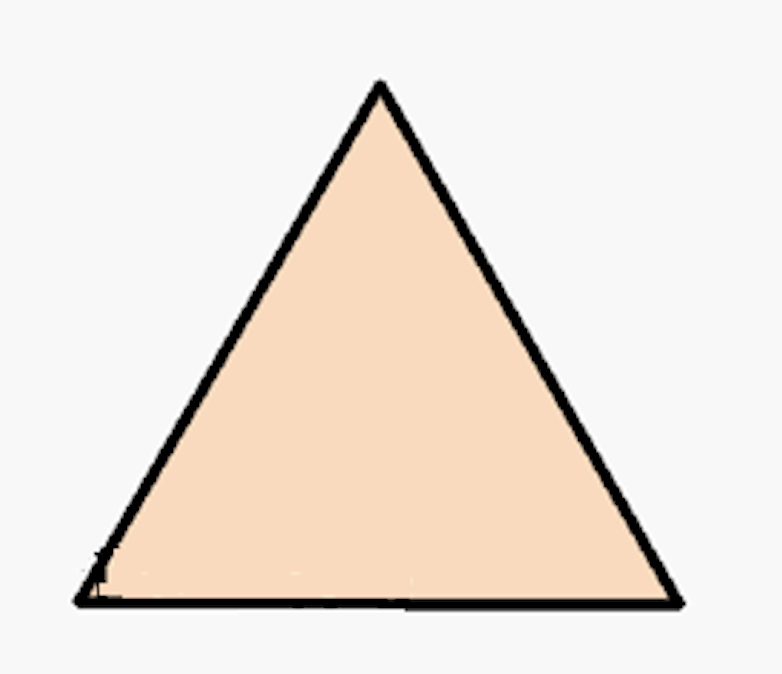
#> input picture approxPoly/triangle.png, 782 x 674 px, found by its file name
$ python 03-detect_shapes.py
#> lines starting #> are read from the running program, lines starting #| are printed output that depends on the picture; after the words box and inside, x2 and y2 are one past the last pixel; in counts of white or black regions, pixels touching at a corner belong together
# Examples of OpenCV ApproxPolyDP
# https://www.educba.com/opencv-approxpolydp/

import cv2

#reading the image whose shape is to be detected using imread() function
imageread = cv2.imread(
    '/Users/wubil/MyGit/opencv-py/approxPolyDP/triangle.png')
#> imageread is the input picture: shape (674, 782, 3); mean B, G, R 222.4, 230.2, 238.7
#converting the input image to grayscale image using cvtColor() function
imagegray = cv2.cvtColor(imageread, cv2.COLOR_BGR2GRAY)
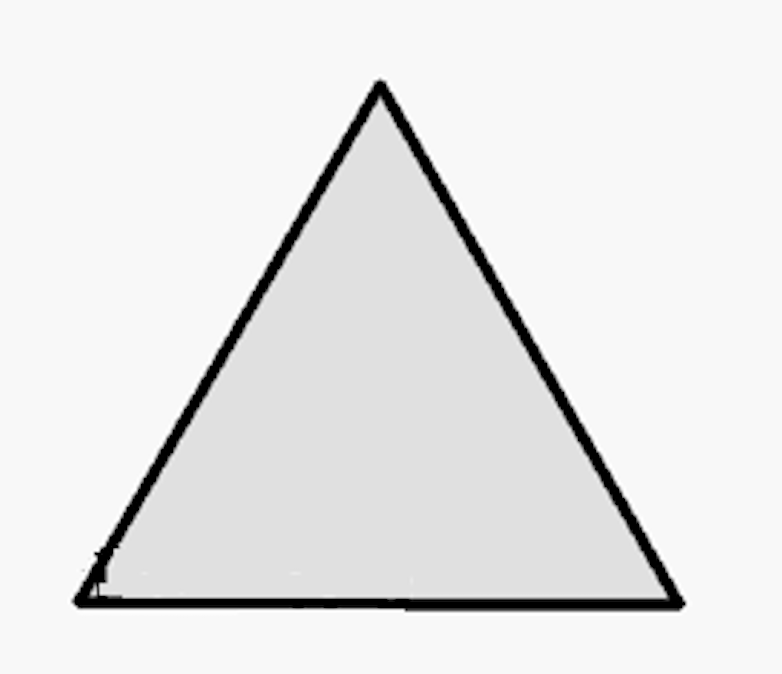
#> imagegray: shape (674, 782); min 0, max 255, mean 231.8
#using threshold() function to convert the grayscale image to binary image
_, imagethreshold = cv2.threshold(imagegray, 245, 255, cv2.THRESH_BINARY_INV)
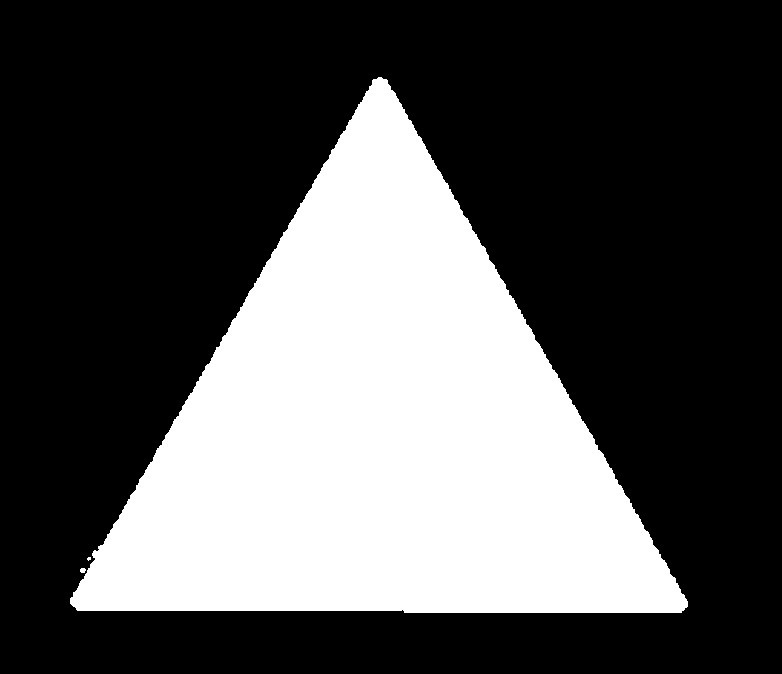
#> imagethreshold: shape (674, 782); 32.5% white; 3 white regions (1 under 20 px)
#finding the contours in the given image using findContours() function
imagecontours, _ = cv2.findContours(imagethreshold, cv2.RETR_TREE,
                                    cv2.CHAIN_APPROX_SIMPLE)
#> imagecontours = 3 contours, 2 with area under 20; largest, box (x1, y1, x2, y2) and area: (70, 77, 688, 613) 170325

#for each of the contours detected, the shape of the contours is approximated using approxPolyDP() function and the contours are drawn in the image using drawContours() function
for count in imagecontours:
    epsilon = 0.01 * cv2.arcLength(count, True)
    approximations = cv2.approxPolyDP(count, epsilon, True)
    cv2.drawContours(imageread, [approximations], 0, [255, 0, 0], 3)
#> this loop made 3 passes
#> epsilon on passes 1 to 2: 0.157, 0.102
#> (epsilon, approximations) on pass 3: (19.94, [[373, 79], [70, 603], [681, 612]])
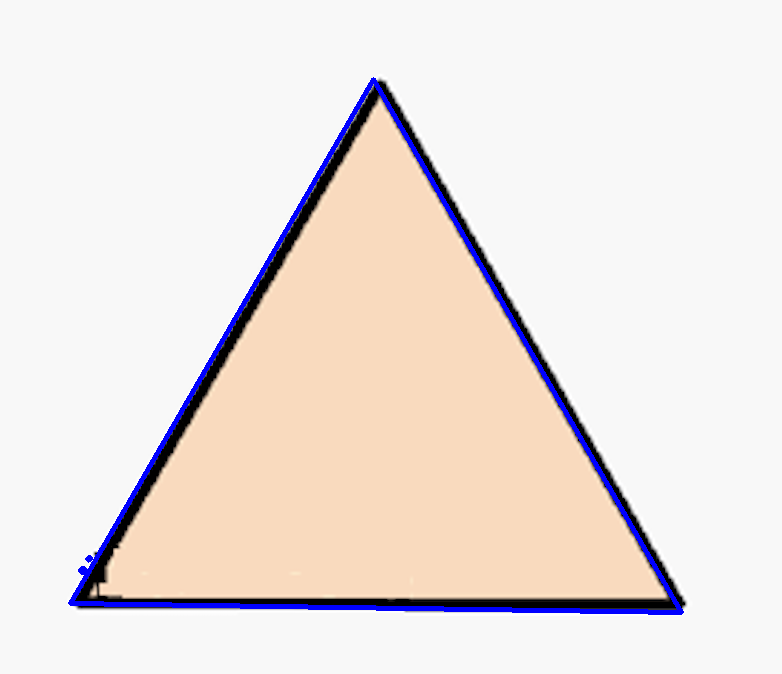
#> imageread: shape (674, 782, 3); 1.72% of pixels changed, all inside (x1, y1, x2, y2) = (68, 77, 684, 615)

#the name of the detected shapes are written on the image
i, j = approximations[0][0]
#> i = 373; j = 79
if len(approximations) == 3:
    cv2.putText(imageread, "Triangle", (i, j), cv2.FONT_HERSHEY_COMPLEX, 1, 0,
                2)
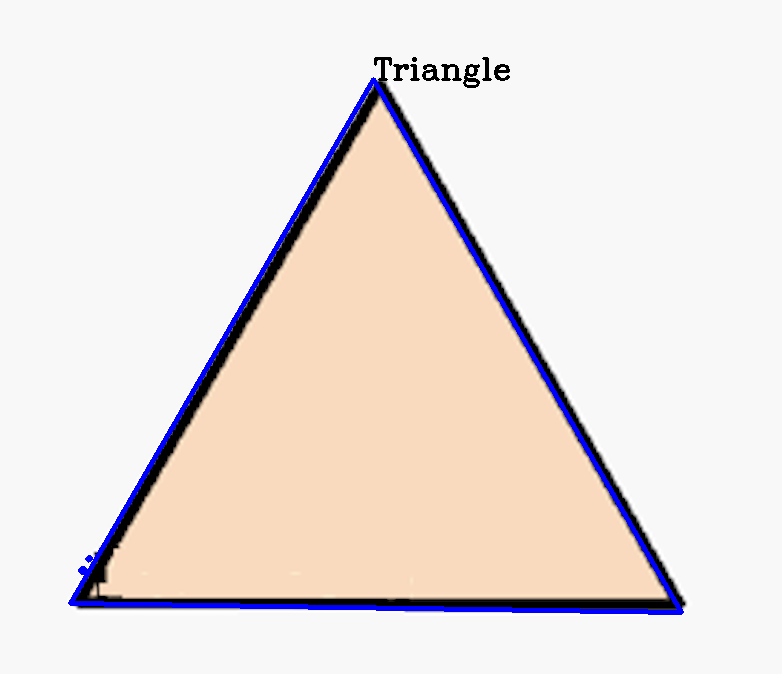
#> imageread: shape (674, 782, 3); 0.24% of pixels changed, all inside (x1, y1, x2, y2) = (374, 57, 510, 88)
elif len(approximations) == 4:
    cv2.putText(imageread, "Rectangle", (i, j), cv2.FONT_HERSHEY_COMPLEX, 1, 0,
                2)
elif len(approximations) == 5:
    cv2.putText(imageread, "Pentagon", (i, j), cv2.FONT_HERSHEY_COMPLEX, 1, 0,
                2)
elif 6 < len(approximations) < 15:
    cv2.putText(imageread, "Ellipse", (i, j), cv2.FONT_HERSHEY_COMPLEX, 1, 0,
                2)
else:
    cv2.putText(imageread, "Circle", (i, j), cv2.FONT_HERSHEY_COMPLEX, 1, 0, 2)

#displaying the resulting image as the output on the screen
cv2.imshow("Resulting_image", imageread)
cv2.waitKey(0)
